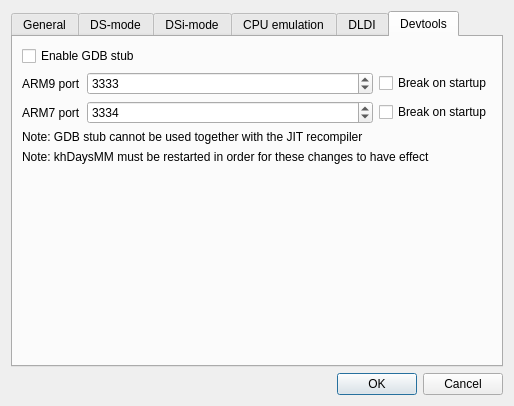
<?xml version="1.0" encoding="UTF-8"?>
<ui version="4.0">
 <class>EmuSettingsDialog</class>
 <widget class="QDialog" name="EmuSettingsDialog">
  <property name="geometry">
   <rect>
    <x>0</x>
    <y>0</y>
    <width>575</width>
    <height>416</height>
   </rect>
  </property>
  <property name="sizePolicy">
   <sizepolicy hsizetype="Fixed" vsizetype="Fixed">
    <horstretch>0</horstretch>
    <verstretch>0</verstretch>
   </sizepolicy>
  </property>
  <property name="windowTitle">
   <string>Emu settings - khDaysMM</string>
  </property>
  <layout class="QVBoxLayout" name="verticalLayout">
   <property name="sizeConstraint">
    <enum>QLayout::SetFixedSize</enum>
   </property>
   <item>
    <widget class="QTabWidget" name="tabWidget">
     <property name="currentIndex">
      <number>5</number>
     </property>
     <widget class="QWidget" name="tab">
      <attribute name="title">
       <string>General</string>
      </attribute>
      <layout class="QFormLayout" name="formLayout_4">
       <item row="1" column="1">
        <widget class="QComboBox" name="cbxConsoleType">
         <property name="sizePolicy">
          <sizepolicy hsizetype="MinimumExpanding" vsizetype="Fixed">
           <horstretch>0</horstretch>
           <verstretch>0</verstretch>
          </sizepolicy>
         </property>
         <property name="whatsThis">
          <string>&lt;html&gt;&lt;head/&gt;&lt;body&gt;&lt;p&gt;The type of console to emulate&lt;/p&gt;&lt;/body&gt;&lt;/html&gt;</string>
         </property>
        </widget>
       </item>
       <item row="2" column="1">
        <widget class="QCheckBox" name="chkDirectBoot">
         <property name="whatsThis">
          <string>&lt;html&gt;&lt;head/&gt;&lt;body&gt;&lt;p&gt;When loading a ROM, completely skip the regular boot process (&amp;quot;Nintendo DS&amp;quot; screen) to boot the ROM directly.&lt;/p&gt;&lt;p&gt;&lt;br/&gt;&lt;/p&gt;&lt;p&gt;Note: if your firmware dump isn't bootable, the ROM will be booted directly regardless of this setting.&lt;/p&gt;&lt;/body&gt;&lt;/html&gt;</string>
         </property>
         <property name="text">
          <string>Boot game directly</string>
         </property>
        </widget>
       </item>
       <item row="3" column="0">
        <spacer name="verticalSpacer_2">
         <property name="orientation">
          <enum>Qt::Vertical</enum>
         </property>
         <property name="sizeHint" stdset="0">
          <size>
           <width>20</width>
           <height>40</height>
          </size>
         </property>
        </spacer>
       </item>
       <item row="1" column="0">
        <widget class="QLabel" name="label_4">
         <property name="sizePolicy">
          <sizepolicy hsizetype="Preferred" vsizetype="Fixed">
           <horstretch>0</horstretch>
           <verstretch>0</verstretch>
          </sizepolicy>
         </property>
         <property name="text">
          <string>Console type:</string>
         </property>
        </widget>
       </item>
      </layout>
     </widget>
     <widget class="QWidget" name="tab_2">
      <attribute name="title">
       <string>DS-mode</string>
      </attribute>
      <layout class="QGridLayout" name="gridLayout">
       <item row="3" column="2">
        <widget class="QPushButton" name="btnFirmwareBrowse">
         <property name="text">
          <string>Browse...</string>
         </property>
        </widget>
       </item>
       <item row="4" column="0">
        <spacer name="verticalSpacer_5">
         <property name="orientation">
          <enum>Qt::Vertical</enum>
         </property>
         <property name="sizeHint" stdset="0">
          <size>
           <width>20</width>
           <height>40</height>
          </size>
         </property>
        </spacer>
       </item>
       <item row="3" column="0">
        <widget class="QLabel" name="label_3">
         <property name="text">
          <string>DS firmware:</string>
         </property>
        </widget>
       </item>
       <item row="2" column="2">
        <widget class="QPushButton" name="btnBIOS7Browse">
         <property name="text">
          <string>Browse...</string>
         </property>
        </widget>
       </item>
       <item row="1" column="1">
        <widget class="QPathInput" name="txtBIOS9Path">
         <property name="sizePolicy">
          <sizepolicy hsizetype="Expanding" vsizetype="Fixed">
           <horstretch>0</horstretch>
           <verstretch>0</verstretch>
          </sizepolicy>
         </property>
         <property name="minimumSize">
          <size>
           <width>290</width>
           <height>0</height>
          </size>
         </property>
         <property name="statusTip">
          <string/>
         </property>
         <property name="whatsThis">
          <string>&lt;html&gt;&lt;head/&gt;&lt;body&gt;&lt;p&gt;DS-mode ARM9 BIOS&lt;/p&gt;&lt;p&gt;Size should be 4 KB&lt;/p&gt;&lt;/body&gt;&lt;/html&gt;</string>
         </property>
        </widget>
       </item>
       <item row="2" column="0">
        <widget class="QLabel" name="label_2">
         <property name="text">
          <string>DS ARM7 BIOS:</string>
         </property>
        </widget>
       </item>
       <item row="2" column="1">
        <widget class="QPathInput" name="txtBIOS7Path">
         <property name="whatsThis">
          <string>&lt;html&gt;&lt;head/&gt;&lt;body&gt;&lt;p&gt;DS-mode ARM7 BIOS&lt;/p&gt;&lt;p&gt;Size should be 16 KB&lt;/p&gt;&lt;/body&gt;&lt;/html&gt;</string>
         </property>
        </widget>
       </item>
       <item row="3" column="1">
        <widget class="QPathInput" name="txtFirmwarePath">
         <property name="whatsThis">
          <string>&lt;html&gt;&lt;head/&gt;&lt;body&gt;&lt;p&gt;DS-mode firmware&lt;/p&gt;&lt;p&gt;&lt;br/&gt;&lt;/p&gt;&lt;p&gt;Possible firmwares:&lt;/p&gt;&lt;p&gt;* 128 KB: DS-mode firmware from a DSi or 3DS. Not bootable.&lt;/p&gt;&lt;p&gt;* 256 KB: regular DS firmware.&lt;/p&gt;&lt;p&gt;* 512 KB: iQue DS firmware.&lt;/p&gt;&lt;/body&gt;&lt;/html&gt;</string>
         </property>
        </widget>
       </item>
       <item row="1" column="0">
        <widget class="QLabel" name="label">
         <property name="text">
          <string>DS ARM9 BIOS:</string>
         </property>
        </widget>
       </item>
       <item row="1" column="2">
        <widget class="QPushButton" name="btnBIOS9Browse">
         <property name="sizePolicy">
          <sizepolicy hsizetype="Minimum" vsizetype="Fixed">
           <horstretch>0</horstretch>
           <verstretch>0</verstretch>
          </sizepolicy>
         </property>
         <property name="text">
          <string>Browse...</string>
         </property>
         <property name="autoDefault">
          <bool>true</bool>
         </property>
        </widget>
       </item>
       <item row="0" column="0" colspan="3">
        <widget class="QCheckBox" name="chkExternalBIOS">
         <property name="whatsThis">
          <string>&lt;html&gt;&lt;head/&gt;&lt;body&gt;&lt;p&gt;Allows using external user-provided BIOS and firmware dumps.&lt;/p&gt;&lt;/body&gt;&lt;/html&gt;</string>
         </property>
         <property name="text">
          <string>Use external BIOS/firmware files</string>
         </property>
        </widget>
       </item>
      </layout>
     </widget>
     <widget class="QWidget" name="tab_4">
      <attribute name="title">
       <string>DSi-mode</string>
      </attribute>
      <layout class="QGridLayout" name="gridLayout_2">
       <item row="4" column="0">
        <widget class="QLabel" name="label_8">
         <property name="text">
          <string>DSi NAND:</string>
         </property>
        </widget>
       </item>
       <item row="1" column="1">
        <widget class="QPathInput" name="txtDSiBIOS9Path">
         <property name="sizePolicy">
          <sizepolicy hsizetype="Expanding" vsizetype="Fixed">
           <horstretch>0</horstretch>
           <verstretch>0</verstretch>
          </sizepolicy>
         </property>
         <property name="whatsThis">
          <string>&lt;html&gt;&lt;head/&gt;&lt;body&gt;&lt;p&gt;DSi-mode ARM9 BIOS&lt;/p&gt;&lt;p&gt;&lt;br/&gt;&lt;/p&gt;&lt;p&gt;Size should be 64 KB&lt;/p&gt;&lt;/body&gt;&lt;/html&gt;</string>
         </property>
        </widget>
       </item>
       <item row="12" column="1">
        <widget class="QLineEdit" name="txtDSiSDFolder">
         <property name="whatsThis">
          <string>&lt;html&gt;&lt;head/&gt;&lt;body&gt;&lt;p&gt;Sync the emulated SD card to the given folder. The folder's contents will be copied to the SD image, and any change made to the SD image will be reflected to the folder.&lt;/p&gt;&lt;/body&gt;&lt;/html&gt;</string>
         </property>
        </widget>
       </item>
       <item row="12" column="0">
        <widget class="QCheckBox" name="cbDSiSDFolder">
         <property name="whatsThis">
          <string>&lt;html&gt;&lt;head/&gt;&lt;body&gt;&lt;p&gt;Sync the emulated SD card to the given folder. The folder's contents will be copied to the SD image, and any change made to the SD image will be reflected to the folder.&lt;/p&gt;&lt;/body&gt;&lt;/html&gt;</string>
         </property>
         <property name="text">
          <string>Sync SD to folder:</string>
         </property>
        </widget>
       </item>
       <item row="7" column="0" colspan="3">
        <widget class="QLabel" name="label_14">
         <property name="text">
          <string/>
         </property>
        </widget>
       </item>
       <item row="1" column="0">
        <widget class="QLabel" name="label_5">
         <property name="text">
          <string>DSi ARM9 BIOS:</string>
         </property>
        </widget>
       </item>
       <item row="1" column="2">
        <widget class="QPushButton" name="btnDSiBIOS9Browse">
         <property name="text">
          <string>Browse...</string>
         </property>
        </widget>
       </item>
       <item row="2" column="1">
        <widget class="QPathInput" name="txtDSiBIOS7Path">
         <property name="whatsThis">
          <string>&lt;html&gt;&lt;head/&gt;&lt;body&gt;&lt;p&gt;DSi-mode ARM7 BIOS&lt;/p&gt;&lt;p&gt;&lt;br/&gt;&lt;/p&gt;&lt;p&gt;Size should be 64 KB&lt;/p&gt;&lt;/body&gt;&lt;/html&gt;</string>
         </property>
        </widget>
       </item>
       <item row="0" column="0" colspan="3">
        <widget class="QLabel" name="label_15">
         <property name="text">
          <string>DSi mode requires external DSi BIOS/firmware/NAND</string>
         </property>
        </widget>
       </item>
       <item row="10" column="0">
        <widget class="QLabel" name="label_13">
         <property name="text">
          <string>Image size:</string>
         </property>
        </widget>
       </item>
       <item row="2" column="0">
        <widget class="QLabel" name="label_6">
         <property name="text">
          <string>DSi ARM7 BIOS:</string>
         </property>
        </widget>
       </item>
       <item row="2" column="2">
        <widget class="QPushButton" name="btnDSiBIOS7Browse">
         <property name="text">
          <string>Browse...</string>
         </property>
        </widget>
       </item>
       <item row="9" column="2">
        <widget class="QPushButton" name="btnDSiSDBrowse">
         <property name="text">
          <string>Browse...</string>
         </property>
        </widget>
       </item>
       <item row="3" column="0">
        <widget class="QLabel" name="label_7">
         <property name="text">
          <string>DSi firmware:</string>
         </property>
        </widget>
       </item>
       <item row="11" column="0">
        <widget class="QCheckBox" name="cbDSiSDReadOnly">
         <property name="whatsThis">
          <string>&lt;html&gt;&lt;head/&gt;&lt;body&gt;&lt;p&gt;Make the emulated SD card read-only.&lt;/p&gt;&lt;/body&gt;&lt;/html&gt;</string>
         </property>
         <property name="text">
          <string>Read-only SD</string>
         </property>
        </widget>
       </item>
       <item row="8" column="0" colspan="3">
        <widget class="QCheckBox" name="cbDSiSDEnable">
         <property name="whatsThis">
          <string>&lt;html&gt;&lt;head/&gt;&lt;body&gt;&lt;p&gt;Simulate a SD card being inserted in the DSi's SD slot.&lt;/p&gt;&lt;/body&gt;&lt;/html&gt;</string>
         </property>
         <property name="text">
          <string>Enable DSi SD card</string>
         </property>
        </widget>
       </item>
       <item row="3" column="2">
        <widget class="QPushButton" name="btnDSiFirmwareBrowse">
         <property name="text">
          <string>Browse...</string>
         </property>
        </widget>
       </item>
       <item row="4" column="2">
        <widget class="QPushButton" name="btnDSiNANDBrowse">
         <property name="text">
          <string>Browse...</string>
         </property>
        </widget>
       </item>
       <item row="9" column="1">
        <widget class="QPathInput" name="txtDSiSDPath">
         <property name="whatsThis">
          <string>&lt;html&gt;&lt;head/&gt;&lt;body&gt;&lt;p&gt;SD image file for emulating the DSi's SD card. A blank image file will be created if it doesn't already exist.&lt;/p&gt;&lt;/body&gt;&lt;/html&gt;</string>
         </property>
        </widget>
       </item>
       <item row="3" column="1">
        <widget class="QPathInput" name="txtDSiFirmwarePath">
         <property name="whatsThis">
          <string>&lt;html&gt;&lt;head/&gt;&lt;body&gt;&lt;p&gt;DSi-mode firmware (used for DS-mode backwards compatibility)&lt;/p&gt;&lt;p&gt;&lt;br/&gt;&lt;/p&gt;&lt;p&gt;Size should be 128 KB&lt;/p&gt;&lt;/body&gt;&lt;/html&gt;</string>
         </property>
        </widget>
       </item>
       <item row="4" column="1">
        <widget class="QPathInput" name="txtDSiNANDPath">
         <property name="whatsThis">
          <string>&lt;html&gt;&lt;head/&gt;&lt;body&gt;&lt;p&gt;DSi NAND dump&lt;/p&gt;&lt;p&gt;&lt;br/&gt;&lt;/p&gt;&lt;p&gt;Should have 'nocash footer' at the end&lt;/p&gt;&lt;/body&gt;&lt;/html&gt;</string>
         </property>
        </widget>
       </item>
       <item row="10" column="1">
        <widget class="QComboBox" name="cbxDSiSDSize">
         <property name="whatsThis">
          <string>&lt;html&gt;&lt;head/&gt;&lt;body&gt;&lt;p&gt;Size of the SD image.&lt;/p&gt;&lt;p&gt;&lt;br/&gt;&lt;/p&gt;&lt;p&gt;If set to Auto:&lt;/p&gt;&lt;p&gt;* if an image file exists, the volume size will be that of the image file&lt;/p&gt;&lt;p&gt;* if no image file exists and folder sync is enabled, the volume size will be determined from the synced folder's contents&lt;/p&gt;&lt;p&gt;* otherwise, the volume size will default to 512 MB&lt;/p&gt;&lt;/body&gt;&lt;/html&gt;</string>
         </property>
        </widget>
       </item>
       <item row="9" column="0">
        <widget class="QLabel" name="label_10">
         <property name="text">
          <string>SD card image:</string>
         </property>
        </widget>
       </item>
       <item row="12" column="2">
        <widget class="QPushButton" name="btnDSiSDFolderBrowse">
         <property name="text">
          <string>Browse...</string>
         </property>
        </widget>
       </item>
       <item row="5" column="0" colspan="3">
        <widget class="QCheckBox" name="cbDSiFullBIOSBoot">
         <property name="whatsThis">
          <string>&lt;html&gt;&lt;head/&gt;&lt;body&gt;&lt;p&gt;Boot the system from scratch by running the full boot ROMs, instead of starting with the second-stage loader. Requires a full BIOS/bootROM dump.&lt;/p&gt;&lt;/body&gt;&lt;/html&gt;</string>
         </property>
         <property name="text">
          <string>Full BIOS boot</string>
         </property>
        </widget>
       </item>
      </layout>
     </widget>
     <widget class="QWidget" name="tab_3">
      <attribute name="title">
       <string>CPU emulation</string>
      </attribute>
      <layout class="QFormLayout" name="formLayout_5">
       <item row="0" column="0">
        <widget class="QCheckBox" name="chkEnableJIT">
         <property name="text">
          <string>Enable JIT recompiler</string>
         </property>
        </widget>
       </item>
       <item row="1" column="0">
        <widget class="QLabel" name="label_9">
         <property name="text">
          <string>Maximum JIT block size:</string>
         </property>
        </widget>
       </item>
       <item row="1" column="1">
        <widget class="QSpinBox" name="spnJITMaximumBlockSize">
         <property name="minimum">
          <number>1</number>
         </property>
         <property name="maximum">
          <number>32</number>
         </property>
         <property name="value">
          <number>32</number>
         </property>
        </widget>
       </item>
       <item row="2" column="0">
        <widget class="QCheckBox" name="chkJITBranchOptimisations">
         <property name="text">
          <string>Branch optimisations</string>
         </property>
        </widget>
       </item>
       <item row="3" column="0">
        <widget class="QCheckBox" name="chkJITLiteralOptimisations">
         <property name="text">
          <string>Literal optimisations</string>
         </property>
        </widget>
       </item>
       <item row="4" column="0">
        <widget class="QCheckBox" name="chkJITFastMemory">
         <property name="text">
          <string>Fast memory</string>
         </property>
        </widget>
       </item>
       <item row="5" column="0">
        <spacer name="verticalSpacer">
         <property name="orientation">
          <enum>Qt::Vertical</enum>
         </property>
         <property name="sizeHint" stdset="0">
          <size>
           <width>20</width>
           <height>40</height>
          </size>
         </property>
        </spacer>
       </item>
      </layout>
     </widget>
     <widget class="QWidget" name="tab_5">
      <attribute name="title">
       <string>DLDI</string>
      </attribute>
      <layout class="QGridLayout" name="gridLayout_4">
       <item row="1" column="2">
        <widget class="QPushButton" name="btnDLDISDBrowse">
         <property name="text">
          <string>Browse...</string>
         </property>
        </widget>
       </item>
       <item row="4" column="2">
        <widget class="QPushButton" name="btnDLDIFolderBrowse">
         <property name="text">
          <string>Browse...</string>
         </property>
        </widget>
       </item>
       <item row="4" column="1">
        <widget class="QLineEdit" name="txtDLDIFolder">
         <property name="whatsThis">
          <string>&lt;html&gt;&lt;head/&gt;&lt;body&gt;&lt;p&gt;Sync the emulated SD card to the given folder. The folder's contents will be copied to the SD image, and any change made to the SD image will be reflected to the folder.&lt;/p&gt;&lt;/body&gt;&lt;/html&gt;</string>
         </property>
        </widget>
       </item>
       <item row="2" column="0">
        <widget class="QLabel" name="label_12">
         <property name="text">
          <string>Image size:</string>
         </property>
        </widget>
       </item>
       <item row="4" column="0">
        <widget class="QCheckBox" name="cbDLDIFolder">
         <property name="whatsThis">
          <string>&lt;html&gt;&lt;head/&gt;&lt;body&gt;&lt;p&gt;Sync the emulated SD card to the given folder. The folder's contents will be copied to the SD image, and any change made to the SD image will be reflected to the folder.&lt;/p&gt;&lt;/body&gt;&lt;/html&gt;</string>
         </property>
         <property name="text">
          <string>Sync SD to folder:</string>
         </property>
        </widget>
       </item>
       <item row="2" column="1">
        <widget class="QComboBox" name="cbxDLDISize">
         <property name="whatsThis">
          <string>&lt;html&gt;&lt;head/&gt;&lt;body&gt;&lt;p&gt;Size of the SD image.&lt;/p&gt;&lt;p&gt;&lt;br/&gt;&lt;/p&gt;&lt;p&gt;If set to Auto:&lt;/p&gt;&lt;p&gt;* if an image file exists, the volume size will be that of the image file&lt;/p&gt;&lt;p&gt;* if no image file exists and folder sync is enabled, the volume size will be determined from the synced folder's contents&lt;/p&gt;&lt;p&gt;* otherwise, the volume size will default to 512 MB&lt;/p&gt;&lt;/body&gt;&lt;/html&gt;</string>
         </property>
        </widget>
       </item>
       <item row="0" column="0" colspan="3">
        <widget class="QCheckBox" name="cbDLDIEnable">
         <property name="whatsThis">
          <string>&lt;html&gt;&lt;head/&gt;&lt;body&gt;&lt;p&gt;Enable the built-in DLDI driver, to let homebrew access files from an emulated SD card.&lt;/p&gt;&lt;/body&gt;&lt;/html&gt;</string>
         </property>
         <property name="text">
          <string>Enable DLDI (for homebrew)</string>
         </property>
        </widget>
       </item>
       <item row="1" column="1">
        <widget class="QPathInput" name="txtDLDISDPath">
         <property name="whatsThis">
          <string>&lt;html&gt;&lt;head/&gt;&lt;body&gt;&lt;p&gt;SD card image file to be used for DLDI. A blank image file will be created if it doesn't already exist.&lt;/p&gt;&lt;/body&gt;&lt;/html&gt;</string>
         </property>
        </widget>
       </item>
       <item row="5" column="0">
        <spacer name="verticalSpacer_3">
         <property name="orientation">
          <enum>Qt::Vertical</enum>
         </property>
         <property name="sizeHint" stdset="0">
          <size>
           <width>20</width>
           <height>40</height>
          </size>
         </property>
        </spacer>
       </item>
       <item row="1" column="0">
        <widget class="QLabel" name="label_11">
         <property name="text">
          <string>SD card image:</string>
         </property>
        </widget>
       </item>
       <item row="3" column="0" colspan="3">
        <widget class="QCheckBox" name="cbDLDIReadOnly">
         <property name="whatsThis">
          <string>&lt;html&gt;&lt;head/&gt;&lt;body&gt;&lt;p&gt;Make the emulated SD card read-only.&lt;/p&gt;&lt;/body&gt;&lt;/html&gt;</string>
         </property>
         <property name="text">
          <string>Read-only SD</string>
         </property>
        </widget>
       </item>
      </layout>
     </widget>
     <widget class="QWidget" name="tab_6">
      <attribute name="title">
       <string>Devtools</string>
      </attribute>
      <layout class="QGridLayout" name="gridLayout_3">
       <item row="1" column="0">
        <widget class="QLabel" name="label_16">
         <property name="text">
          <string>ARM9 port</string>
         </property>
        </widget>
       </item>
       <item row="5" column="0">
        <spacer name="verticalSpacer_4">
         <property name="orientation">
          <enum>Qt::Vertical</enum>
         </property>
         <property name="sizeHint" stdset="0">
          <size>
           <width>20</width>
           <height>40</height>
          </size>
         </property>
        </spacer>
       </item>
       <item row="2" column="0">
        <widget class="QLabel" name="label_17">
         <property name="text">
          <string>ARM7 port</string>
         </property>
        </widget>
       </item>
       <item row="0" column="0" colspan="3">
        <widget class="QCheckBox" name="cbGdbEnabled">
         <property name="text">
          <string>Enable GDB stub</string>
         </property>
        </widget>
       </item>
       <item row="4" column="0" colspan="7">
        <widget class="QLabel" name="label_18">
         <property name="text">
          <string>Note: khDaysMM must be restarted in order for these changes to have effect</string>
         </property>
        </widget>
       </item>
       <item row="3" column="0" colspan="7">
        <widget class="QLabel" name="label_19">
         <property name="text">
          <string>Note: GDB stub cannot be used together with the JIT recompiler</string>
         </property>
        </widget>
       </item>
       <item row="1" column="6">
        <widget class="QCheckBox" name="cbGdbBOSA9">
         <property name="text">
          <string>Break on startup</string>
         </property>
        </widget>
       </item>
       <item row="1" column="1" colspan="5">
        <widget class="QSpinBox" name="intGdbPortA9">
         <property name="minimum">
          <number>1000</number>
         </property>
         <property name="maximum">
          <number>65535</number>
         </property>
         <property name="value">
          <number>3333</number>
         </property>
        </widget>
       </item>
       <item row="2" column="1" colspan="5">
        <widget class="QSpinBox" name="intGdbPortA7">
         <property name="minimum">
          <number>1000</number>
         </property>
         <property name="maximum">
          <number>65535</number>
         </property>
         <property name="value">
          <number>3334</number>
         </property>
        </widget>
       </item>
       <item row="2" column="6">
        <widget class="QCheckBox" name="cbGdbBOSA7">
         <property name="text">
          <string>Break on startup</string>
         </property>
        </widget>
       </item>
      </layout>
     </widget>
    </widget>
   </item>
   <item>
    <widget class="QDialogButtonBox" name="buttonBox">
     <property name="orientation">
      <enum>Qt::Horizontal</enum>
     </property>
     <property name="standardButtons">
      <set>QDialogButtonBox::Cancel|QDialogButtonBox::Ok</set>
     </property>
    </widget>
   </item>
  </layout>
 </widget>
 <customwidgets>
  <customwidget>
   <class>QPathInput</class>
   <extends>QLineEdit</extends>
   <header>QPathInput.h</header>
  </customwidget>
 </customwidgets>
 <tabstops>
  <tabstop>cbxConsoleType</tabstop>
  <tabstop>chkDirectBoot</tabstop>
  <tabstop>chkExternalBIOS</tabstop>
  <tabstop>txtBIOS9Path</tabstop>
  <tabstop>btnBIOS9Browse</tabstop>
  <tabstop>txtBIOS7Path</tabstop>
  <tabstop>btnBIOS7Browse</tabstop>
  <tabstop>txtFirmwarePath</tabstop>
  <tabstop>btnFirmwareBrowse</tabstop>
  <tabstop>txtDSiBIOS9Path</tabstop>
  <tabstop>btnDSiBIOS9Browse</tabstop>
  <tabstop>txtDSiBIOS7Path</tabstop>
  <tabstop>btnDSiBIOS7Browse</tabstop>
  <tabstop>txtDSiFirmwarePath</tabstop>
  <tabstop>btnDSiFirmwareBrowse</tabstop>
  <tabstop>txtDSiNANDPath</tabstop>
  <tabstop>btnDSiNANDBrowse</tabstop>
  <tabstop>cbDSiSDEnable</tabstop>
  <tabstop>txtDSiSDPath</tabstop>
  <tabstop>btnDSiSDBrowse</tabstop>
  <tabstop>cbxDSiSDSize</tabstop>
  <tabstop>cbDSiSDReadOnly</tabstop>
  <tabstop>cbDSiSDFolder</tabstop>
  <tabstop>txtDSiSDFolder</tabstop>
  <tabstop>btnDSiSDFolderBrowse</tabstop>
  <tabstop>chkEnableJIT</tabstop>
  <tabstop>spnJITMaximumBlockSize</tabstop>
  <tabstop>chkJITBranchOptimisations</tabstop>
  <tabstop>chkJITLiteralOptimisations</tabstop>
  <tabstop>chkJITFastMemory</tabstop>
  <tabstop>cbDLDIEnable</tabstop>
  <tabstop>txtDLDISDPath</tabstop>
  <tabstop>btnDLDISDBrowse</tabstop>
  <tabstop>cbxDLDISize</tabstop>
  <tabstop>cbDLDIReadOnly</tabstop>
  <tabstop>cbDLDIFolder</tabstop>
  <tabstop>txtDLDIFolder</tabstop>
  <tabstop>btnDLDIFolderBrowse</tabstop>
 </tabstops>
 <resources/>
 <connections>
  <connection>
   <sender>buttonBox</sender>
   <signal>accepted()</signal>
   <receiver>EmuSettingsDialog</receiver>
   <slot>accept()</slot>
   <hints>
    <hint type="sourcelabel">
     <x>266</x>
     <y>379</y>
    </hint>
    <hint type="destinationlabel">
     <x>157</x>
     <y>274</y>
    </hint>
   </hints>
  </connection>
  <connection>
   <sender>buttonBox</sender>
   <signal>rejected()</signal>
   <receiver>EmuSettingsDialog</receiver>
   <slot>reject()</slot>
   <hints>
    <hint type="sourcelabel">
     <x>334</x>
     <y>379</y>
    </hint>
    <hint type="destinationlabel">
     <x>286</x>
     <y>274</y>
    </hint>
   </hints>
  </connection>
 </connections>
</ui>
